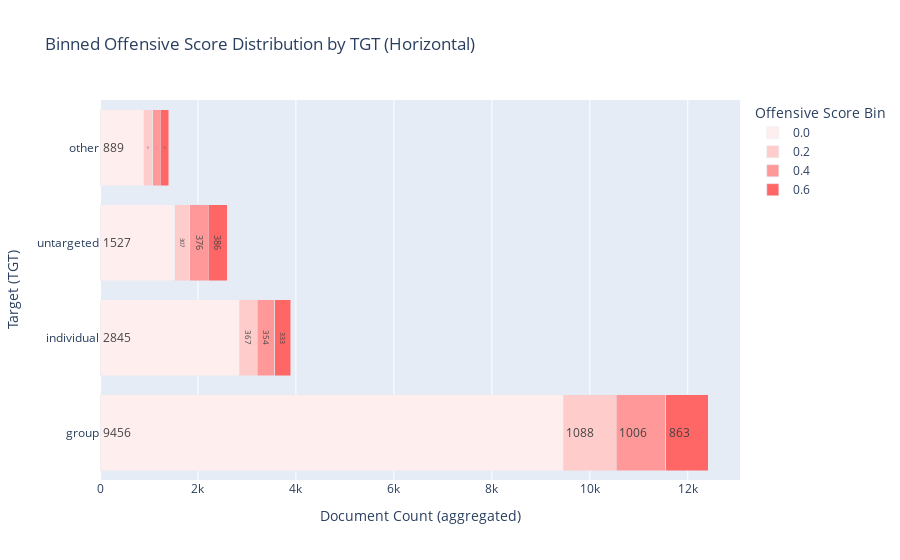

The code cell stored with this chart in its notebook:
### Code cell
import pandas as pd
import plotly.express as px
from module.df.data_loader import get_target_score_bin_df

# ✅ 데이터 로드
df = get_target_score_bin_df()

# ✅ 컬럼 정리: Mongo 필드명을 그래프에 적합하게 변경
df = df.rename(columns={
    "_id": "score_bin",
    "target_type": "TGT"
})

# ✅ score_bin 정렬 설정
bin_order = sorted(df["score_bin"].dropna().unique())
df["score_bin"] = pd.Categorical(df["score_bin"], categories=bin_order, ordered=True)

# ✅ TGT 순서 강제 적용
TGT_order = ["other", "untargeted", "individual", "group"]
df = df[df["TGT"].isin(TGT_order)].copy()
df["TGT"] = pd.Categorical(df["TGT"], categories=TGT_order, ordered=True)

# ✅ 강렬한 빨간색 계열 custom palette
custom_red_palette = [
    "#ffeeee", "#ffcccc", "#ff9999", "#ff6666", "#ff3333",
    "#ff0000", "#cc0000", "#990000", "#660000", "#330000"
]
palette_trimmed = custom_red_palette[:len(bin_order)]
color_discrete_map = {
    label: color for label, color in zip(bin_order, palette_trimmed)
}

# ✅ 시각화 생성
fig = px.bar(
    df.sort_values("TGT"),  # 실제 전달되는 순서까지 정렬
    x="count",
    y="TGT",
    color="score_bin",
    color_discrete_map=color_discrete_map,
    orientation="h",
    text="count",
    labels={
        "count": "Document Count",
        "TGT": "Target Group (TGT)",
        "score_bin": "Offensive Score Bin"
    },
    title="Binned Offensive Score Distribution by TGT (Horizontal)",
    category_orders={"TGT": TGT_order}  # Plotly 내부 순서 고정
)

# ✅ 막대 내부 텍스트 설정
fig.update_traces(
    textposition="inside",
    insidetextanchor="start",
    cliponaxis=False
)

# ✅ 전체 레이아웃 정리
fig.update_layout(
    xaxis_title="Document Count (aggregated)",
    yaxis_title="Target (TGT)",
    legend_title="Offensive Score Bin",
    barmode="stack"
)

# ✅ 그래프 출력
fig.show()

### Figure 1 — Plotly figure (JSON) as saved in the notebook; plotly's stock layout.template omitted (floating-point values rounded to 4 significant figures)
{"data": [{"cliponaxis": false, "hovertemplate": "Offensive Score Bin=0.0<br>Document Count=%{text}<br>Target Group (TGT)=%{y}<extra></extra>", "insidetextanchor": "start", "legendgroup": "0.0", "marker": {"color": "#ffeeee", "pattern": {"shape": ""}}, "name": "0.0", "orientation": "h", "showlegend": true, "text": [889.0, 1527.0, 2845.0, 9456.0], "textposition": "inside", "type": "bar", "x": [889, 1527, 2845, 9456], "xaxis": "x", "y": ["other", "untargeted", "individual", "group"], "yaxis": "y"}, {"cliponaxis": false, "hovertemplate": "Offensive Score Bin=0.2<br>Document Count=%{text}<br>Target Group (TGT)=%{y}<extra></extra>", "insidetextanchor": "start", "legendgroup": "0.2", "marker": {"color": "#ffcccc", "pattern": {"shape": ""}}, "name": "0.2", "orientation": "h", "showlegend": true, "text": [187.0, 307.0, 367.0, 1088.0], "textposition": "inside", "type": "bar", "x": [187, 307, 367, 1088], "xaxis": "x", "y": ["other", "untargeted", "individual", "group"], "yaxis": "y"}, {"cliponaxis": false, "hovertemplate": "Offensive Score Bin=0.4<br>Document Count=%{text}<br>Target Group (TGT)=%{y}<extra></extra>", "insidetextanchor": "start", "legendgroup": "0.4", "marker": {"color": "#ff9999", "pattern": {"shape": ""}}, "name": "0.4", "orientation": "h", "showlegend": true, "text": [159.0, 376.0, 354.0, 1006.0], "textposition": "inside", "type": "bar", "x": [159, 376, 354, 1006], "xaxis": "x", "y": ["other", "untargeted", "individual", "group"], "yaxis": "y"}, {"cliponaxis": false, "hovertemplate": "Offensive Score Bin=0.6<br>Document Count=%{text}<br>Target Group (TGT)=%{y}<extra></extra>", "insidetextanchor": "start", "legendgroup": "0.6", "marker": {"color": "#ff6666", "pattern": {"shape": ""}}, "name": "0.6", "orientation": "h", "showlegend": true, "text": [167.0, 386.0, 333.0, 863.0], "textposition": "inside", "type": "bar", "x": [167, 386, 333, 863], "xaxis": "x", "y": ["other", "untargeted", "individual", "group"], "yaxis": "y"}], "layout": {"barmode": "stack", "legend": {"title": {"text": "Offensive Score Bin"}, "tracegroupgap": 0}, "title": {"text": "Binned Offensive Score Distribution by TGT (Horizontal)"}, "xaxis": {"anchor": "y", "domain": [0, 1], "title": {"text": "Document Count (aggregated)"}}, "yaxis": {"anchor": "x", "categoryarray": ["group", "individual", "untargeted", "other"], "categoryorder": "array", "domain": [0, 1], "title": {"text": "Target (TGT)"}}}}
